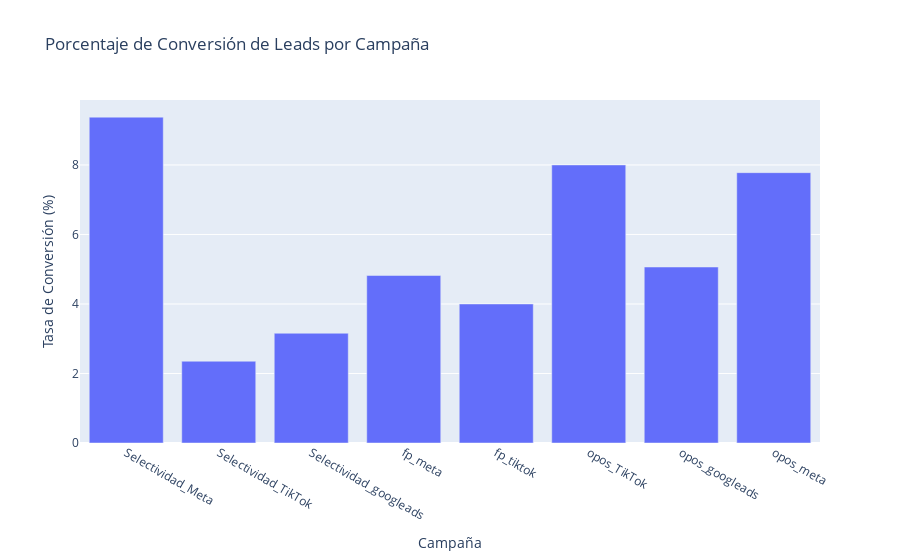

The notebook cell saved with this chart:
### Code cell
campaign_base_df = filtered_df.copy()
campaign_numerator_df = campaign_base_df[campaign_base_df["conversion_valid"] == True]

conversion_rate_by_campaign = (
    campaign_base_df.groupby("name")["lead_id"].count().reset_index(name="total_leads")
    .merge(
        campaign_numerator_df.groupby("name")["converted"].sum().reset_index(name="total_converted"),
        on="name",
        how="left"
    )
)
conversion_rate_by_campaign["conversion_rate"] = (
    conversion_rate_by_campaign["total_converted"] / conversion_rate_by_campaign["total_leads"] * 100
)

fig5 = px.bar(
    conversion_rate_by_campaign,
    x="name",
    y="conversion_rate",
    title="Porcentaje de Conversión de Leads por Campaña",
    labels={"name": "Campaña", "conversion_rate": "Tasa de Conversión (%)"},
)
fig5.show()

### Figure 1 — Plotly figure (JSON) as saved in the notebook; plotly's stock layout.template omitted (floating-point values rounded to 4 significant figures)
{"data": [{"hovertemplate": "Campaña=%{x}<br>Tasa de Conversión (%)=%{y}<extra></extra>", "legendgroup": "", "marker": {"color": "#636efa", "pattern": {"shape": ""}}, "name": "", "orientation": "v", "showlegend": false, "textposition": "auto", "type": "bar", "x": ["Selectividad_Meta", "Selectividad_TikTok", "Selectividad_googleads", "fp_meta", "fp_tiktok", "opos_TikTok", "opos_googleads", "opos_meta"], "xaxis": "x", "y": [9.375, 2.353, 3.158, 4.819, 4.0, 8.0, 5.063, 7.778], "yaxis": "y"}], "layout": {"barmode": "relative", "legend": {"tracegroupgap": 0}, "title": {"text": "Porcentaje de Conversión de Leads por Campaña"}, "xaxis": {"anchor": "y", "domain": [0, 1], "title": {"text": "Campaña"}}, "yaxis": {"anchor": "x", "domain": [0, 1], "title": {"text": "Tasa de Conversión (%)"}}}}
